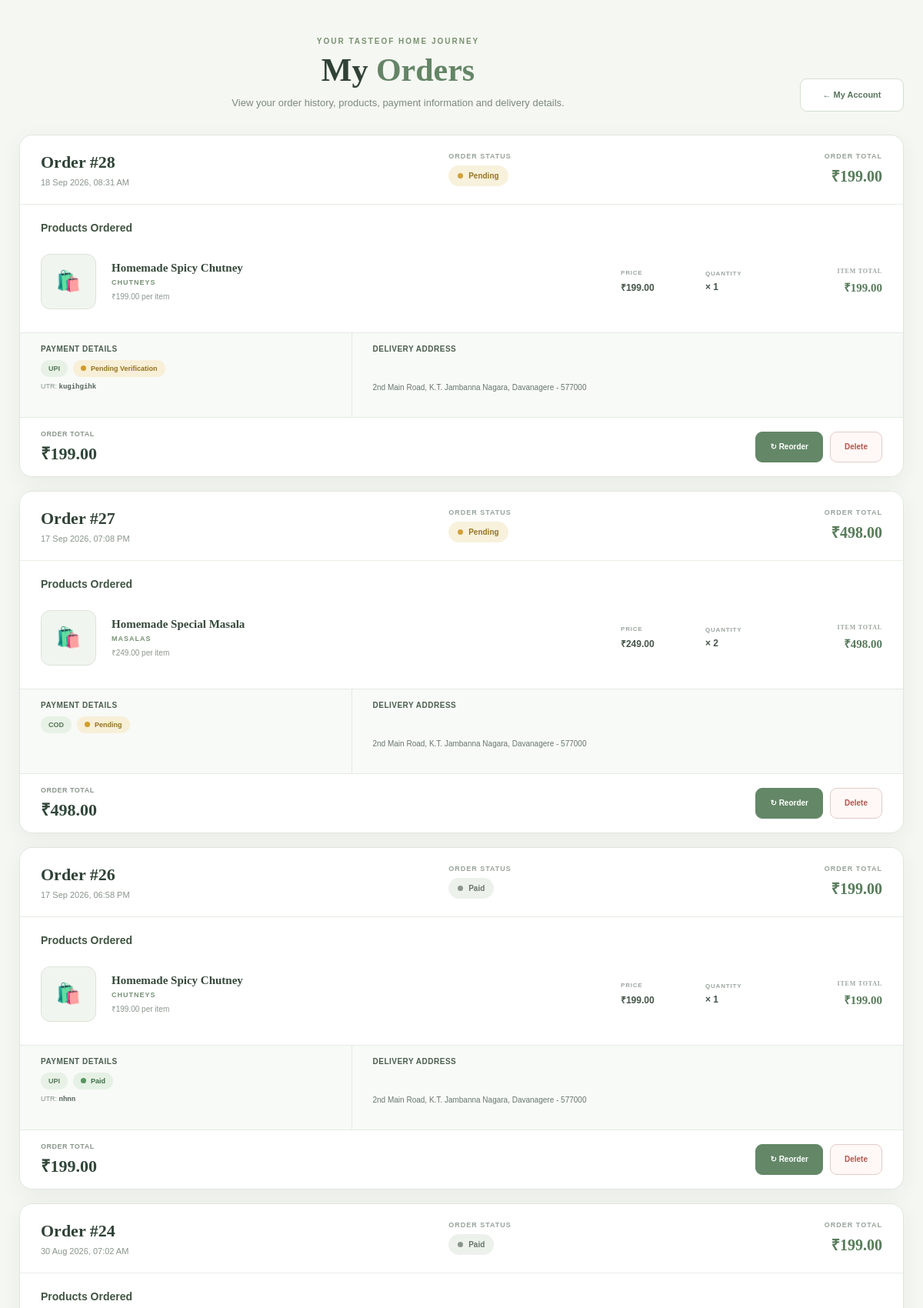
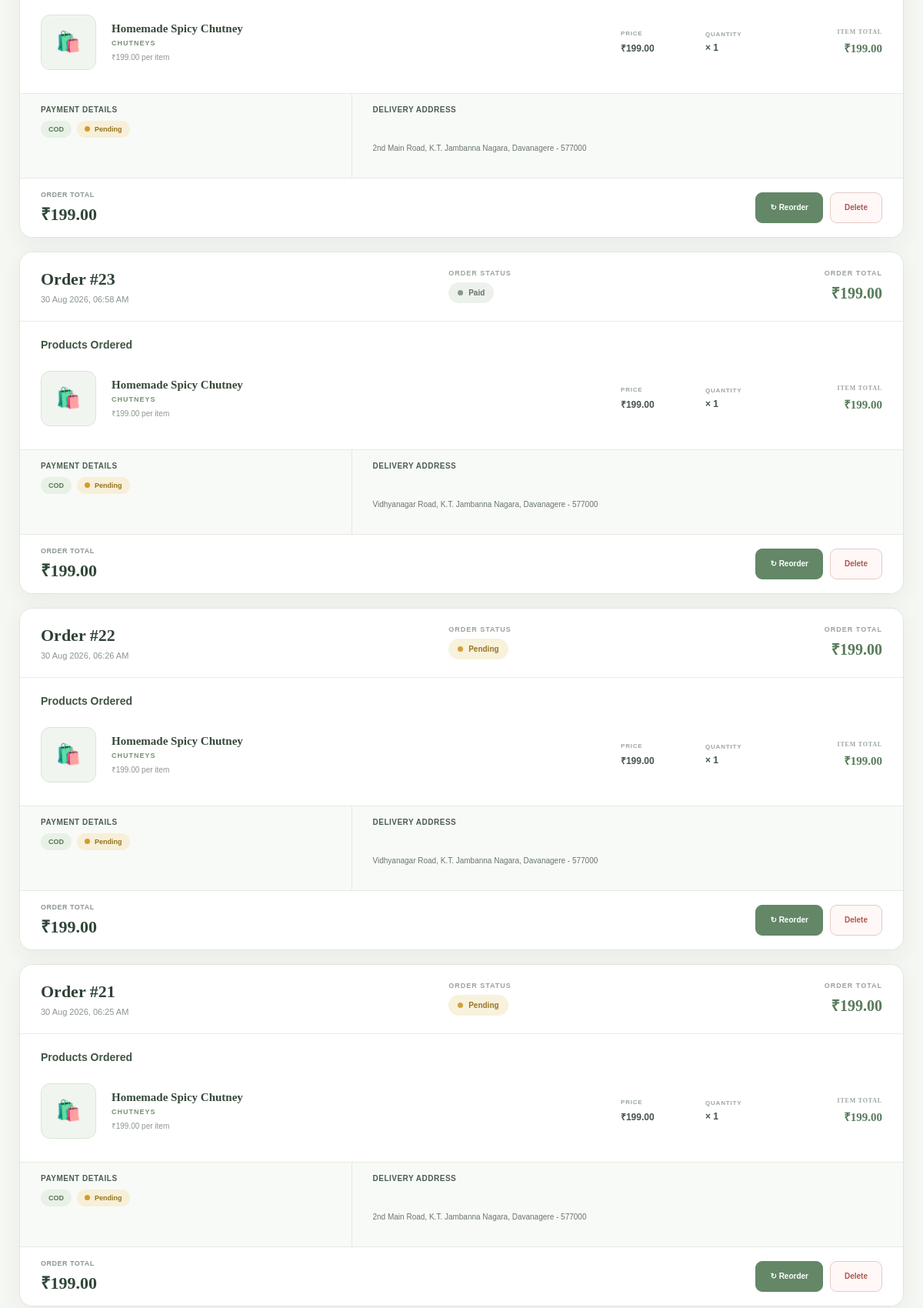
/my-orders (signed in, upper part), run on the app's committed database (2 pictures, top to bottom).
### app/models.py (models this page shows)
class Order(Base):
    __tablename__ = "orders"
    id = Column(
        Integer,
        primary_key=True,
        index=True
    )
    customer_id = Column(
        Integer,
        ForeignKey("customers.id"),
        nullable=False
    )
    total_amount = Column(
        Float,
        default=0
    )
    status = Column(
        String(50),
        default="Pending"
    )
    payment_method = Column(
        String(20),
        default="cod",
        nullable=False
    )
    payment_status = Column(
        String(50),
        default="Pending",
        nullable=False
    )
    utr_number = Column(
        String(100),
        nullable=True
    )
    shipping_address = Column(
        Text,
        nullable=True
    )
    created_at = Column(
        DateTime,
        default=lambda: datetime.now(
            ZoneInfo("Asia/Kolkata")
        )
    )
    customer = relationship(
        "Customer",
        back_populates="orders"
    )
    items = relationship(
        "OrderItem",
        back_populates="order",
        cascade="all, delete-orphan"
    )

class OrderItem(Base):
    __tablename__ = "order_items"
    id = Column(
        Integer,
        primary_key=True,
        index=True
    )
    order_id = Column(
        Integer,
        ForeignKey("orders.id"),
        nullable=False
    )
    product_id = Column(
        Integer,
        ForeignKey("products.id"),
        nullable=False
    )
    quantity = Column(
        Integer,
        nullable=False
    )
    price = Column(
        Float,
        nullable=False
    )
    order = relationship(
        "Order",
        back_populates="items"
    )
    product = relationship(
        "Product",
        back_populates="order_items"
    )

class Product(Base):
    __tablename__ = "products"
    id = Column(
        Integer,
        primary_key=True,
        index=True
    )
    name = Column(
        String(200),
        nullable=False
    )
    description = Column(
        Text,
        nullable=True
    )
    price = Column(
        Float,
        nullable=False
    )
    image = Column(
        String(500),
        nullable=True
    )
    category = Column(
        String(100),
        nullable=True
    )
    stock = Column(
        Integer,
        default=0
    )
    is_active = Column(
        Boolean,
        default=True
    )
    created_at = Column(
        DateTime,
        default=datetime.utcnow
    )
    order_items = relationship(
        "OrderItem",
        back_populates="product"
    )

### app/main.py (the view)
@app.get("/my-orders")
async def my_orders(
    request: Request,
    db: Session = Depends(get_db),
):
    customer_id = request.session.get("customer_id")
    if not customer_id:
        return RedirectResponse(
            url="/login",
            status_code=303
        )
    customer = (
        db.query(models.Customer)
        .filter(
            models.Customer.id == customer_id
        )
        .first()
    )
    if not customer:
        request.session.clear()
        return RedirectResponse(
            url="/login",
            status_code=303
        )
    orders = (
        db.query(models.Order)
        .filter(
            models.Order.customer_id == customer_id
        )
        .order_by(
            models.Order.id.desc()
        )
        .all()
    )
    return templates.TemplateResponse(
        request=request,
        name="accounts/my-orders.html",
        context={
            "request": request,
            "customer": customer,
            "orders": orders,
        },
    )

### app/templates/accounts/my-orders.html (shortened to what this page needs)
<!DOCTYPE html>
<html lang="en">
<head>
</head>
<body>
<div class="page">
    <div class="container">
        <header class="page-header">
            <div class="header-left">
                <div class="eyebrow">
                    Your Tasteof Home Journey
                </div>
                <h1 class="page-title">
                    My <span>Orders</span>
                </h1>
                <p class="page-subtitle">
                    View your order history, products,
                    payment information and delivery details.
                </p>
            </div>
            <a
                href="/account"
                class="account-link"
            >
                ← My Account
            </a>
        </header>
        {% if orders %}
        <div class="orders-list">
            {% for order in orders %}
            <article class="order-card">
                <div class="order-header">
                    <div class="order-heading">
                        <h2 class="order-number">
                            Order #{{ order.id }}
                        </h2>
                        <div class="order-date">
                            {% if order.created_at %}
                                {{ order.created_at.strftime(
                                    '%d %b %Y, %I:%M %p'
                                ) }}
                            {% endif %}
                        </div>
                    </div>
                    <div class="header-info">
                        <span class="header-label">
                            Order Status
                        </span>
                        {% set order_status =
                            (order.status or "Pending")|lower
                        %}
                        {% if order_status == "delivered" %}
                            <span class="status-badge status-delivered">
                                <span class="status-dot"></span>
                                Delivered
                            </span>
                        {% elif order_status == "confirmed" %}
                            <span class="status-badge status-confirmed">
                                <span class="status-dot"></span>
                                Confirmed
                            </span>
                        {% elif order_status == "preparing" %}
                            <span class="status-badge status-preparing">
                                <span class="status-dot"></span>
                                Preparing
                            </span>
                        {% elif order_status == "pending" %}
                            <span class="status-badge status-pending">
                                <span class="status-dot"></span>
                                Pending
                            </span>
                        {% elif "reject" in order_status %}
                            <span class="status-badge status-rejected">
                                <span class="status-dot"></span>
                                {{ order.status }}
                            </span>
                        {% elif "cancel" in order_status %}
                            <span class="status-badge status-cancelled">
                                <span class="status-dot"></span>
                                {{ order.status }}
                            </span>
                        {% else %}
                            <span class="status-badge status-other">
                                <span class="status-dot"></span>
                                {{ order.status or "Pending" }}
                            </span>
                        {% endif %}
                    </div>
                    <div class="order-total-header">
                        <span class="header-label">
                            Order Total
                        </span>
                        <div class="order-total-value">
                            ₹{{ "%.2f"|format(
                                order.total_amount or 0
                            ) }}
                        </div>
                    </div>
                </div>
                <section class="products-section">
                    <h3 class="section-title">
                        Products Ordered
                    </h3>
                    <div class="products-list">
                        {% for item in order.items %}
                        <div class="product-row">
                            <div class="product-image-box">
                                {% if item.product and item.product.image %}
                                    <img
                                        src="{{ url_for('static', path='images/' ~ item.product.image) }}?v={{ item.product.id }}"
                                        alt="{{ item.product.name }}"
                                        class="product-image"
                                        loading="lazy"
                                    >
                                {% else %}
                                    <div class="product-placeholder">
                                        🛍️
                                    </div>
                                {% endif %}
                            </div>
                            <div class="product-details">
                                <h4 class="product-name">
                                    {% if item.product %}
                                        {{ item.product.name }}
                                    {% else %}
                                        Product
                                    {% endif %}
                                </h4>
                                {% if item.product and item.product.category %}
                                    <div class="product-category">
                                        {{ item.product.category }}
                                    </div>
                                {% endif %}
                                <div class="product-price-note">
                                    ₹{{ "%.2f"|format(
                                        item.price or 0
                                    ) }}
                                    per item
                                </div>
                            </div>
                            <div class="product-column">
                                <span class="product-column-label">
                                    Price
                                </span>
                                <span class="product-column-value">
                                    ₹{{ "%.2f"|format(
                                        item.price or 0
                                    ) }}
                                </span>
                            </div>
                            <div class="product-column">
                                <span class="product-column-label">
                                    Quantity
                                </span>
                                <span class="product-column-value">
                                    × {{ item.quantity }}
                                </span>
                            </div>
                            <div class="product-column product-subtotal">
                                <span class="product-column-label">
                                    Item Total
                                </span>
                                ₹{{ "%.2f"|format(
                                    (item.price or 0) *
                                    (item.quantity or 0)
                                ) }}
                            </div>
                        </div>
                        {% endfor %}
                    </div>
                </section>
                <div class="order-information">
                    <section class="information-block">
                        <h3 class="information-title">
                            Payment Details
                        </h3>
                        <div class="payment-content">
                            {% if order.payment_method %}
                                <span class="payment-method">
                                    {% if
                                        order.payment_method|lower == "online"
                                    %}
                                        UPI
                                    {% else %}
                                        {{ order.payment_method }}
                                    {% endif %}
                                </span>
                            {% endif %}
                            {% set payment_status =
                                (order.payment_status or "Pending")|lower
                            %}
                            {% if payment_status == "paid" %}
                                <span class="
                                    payment-status
                                    payment-status-paid
                                ">
                                    <span class="status-dot"></span>
                                    Paid
                                </span>
                            {% elif
                                payment_status == "pending verification"
                            %}
                                <span class="
                                    payment-status
                                    payment-status-pending
                                ">
                                    <span class="status-dot"></span>
                                    Pending Verification
                                </span>
                            {% elif payment_status == "pending" %}
                                <span class="
                                    payment-status
                                    payment-status-pending
                                ">
                                    <span class="status-dot"></span>
                                    Pending
                                </span>
                            {% endif %}
                        </div>
                        {% if order.utr_number %}
                            <div class="utr">
                                UTR:
                                <strong>
                                    {{ order.utr_number }}
                                </strong>
                            </div>
                        {% endif %}
                    </section>
                    <section class="information-block">
                        <h3 class="information-title">
                            Delivery Address
                        </h3>
                        <div class="address">
                            {{ order.shipping_address
                               or
                               "No delivery address available."
                            }}
                        </div>
                    </section>
                </div>
                <footer class="order-footer">
                    <div>
                        <div class="footer-total-label">
                            ORDER TOTAL
                        </div>
                        <div class="footer-total-value">
                            ₹{{ "%.2f"|format(
                                order.total_amount or 0
                            ) }}
                        </div>
                    </div>
                    <div class="order-actions">
                        <form
                            action="/reorder/{{ order.id }}"
                            method="post"
                        >
                            <button
                                type="submit"
                                class="reorder-button"
                            >
                                ↻ Reorder
                            </button>
                        </form>
                        <form
                            action="/my-orders/{{ order.id }}/delete"
                            method="post"
                            onsubmit="
                                return confirm(
                                    'Are you sure you want to delete this order?'
                                );
                            "
                        >
                            <button
                                type="submit"
                                class="delete-button"
                            >
                                Delete
                            </button>
                        </form>
                    </div>
                </footer>
            </article>
            {% endfor %}
        </div>
        {% endif %}
    </div>
</div>
</body>
</html>

### data on the page
Order: id "28", created_at "18 Sep 2026, 08:31 AM", shows "Pending", total_amount "199.00", payment_method "UPI", shows "Pending Verification", utr_number "kugihgihk", shipping_address "2nd Main Road, K.T. Jambanna Nagara, Davanagere - 577000"
OrderItem: product.name "Homemade Spicy Chutney", product.category "CHUTNEYS", price "199.00", quantity "1", price+quantity "199.00"
Order: id "27", created_at "17 Sep 2026, 07:08 PM", shows "Pending", total_amount "498.00", payment_method "COD", shipping_address "2nd Main Road, K.T. Jambanna Nagara, Davanagere - 577000"
OrderItem: product.name "Homemade Special Masala", product.category "MASALAS", price "249.00", quantity "2", price+quantity "498.00"
Order: id "26", created_at "17 Sep 2026, 06:58 PM", status "Paid", total_amount "199.00", payment_method "UPI", utr_number "nhnn", shipping_address "2nd Main Road, K.T. Jambanna Nagara, Davanagere - 577000"
OrderItem: product.name "Homemade Spicy Chutney", product.category "CHUTNEYS", price "199.00", quantity "1", price+quantity "199.00"
Order: id "24", created_at "30 Aug 2026, 07:02 AM", status "Paid", total_amount "199.00", payment_method "COD", shows "Pending", shipping_address "2nd Main Road, K.T. Jambanna Nagara, Davanagere - 577000"
OrderItem: product.name "Homemade Spicy Chutney", product.category "CHUTNEYS", price "199.00", quantity "1", price+quantity "199.00"
Order: id "23", created_at "30 Aug 2026, 06:58 AM", status "Paid", total_amount "199.00", payment_method "COD", shows "Pending", shipping_address "Vidhyanagar Road, K.T. Jambanna Nagara, Davanagere - 577000"
OrderItem: product.name "Homemade Spicy Chutney", product.category "CHUTNEYS", price "199.00", quantity "1", price+quantity "199.00"
Order: id "22", created_at "30 Aug 2026, 06:26 AM", shows "Pending", total_amount "199.00", payment_method "COD", shipping_address "Vidhyanagar Road, K.T. Jambanna Nagara, Davanagere - 577000"
OrderItem: product.name "Homemade Spicy Chutney", product.category "CHUTNEYS", price "199.00", quantity "1", price+quantity "199.00"
Order: id "21", created_at "30 Aug 2026, 06:25 AM", shows "Pending", total_amount "199.00", payment_method "COD", shipping_address "2nd Main Road, K.T. Jambanna Nagara, Davanagere - 577000"
OrderItem: product.name "Homemade Spicy Chutney", product.category "CHUTNEYS", price "199.00", quantity "1", price+quantity "199.00"
